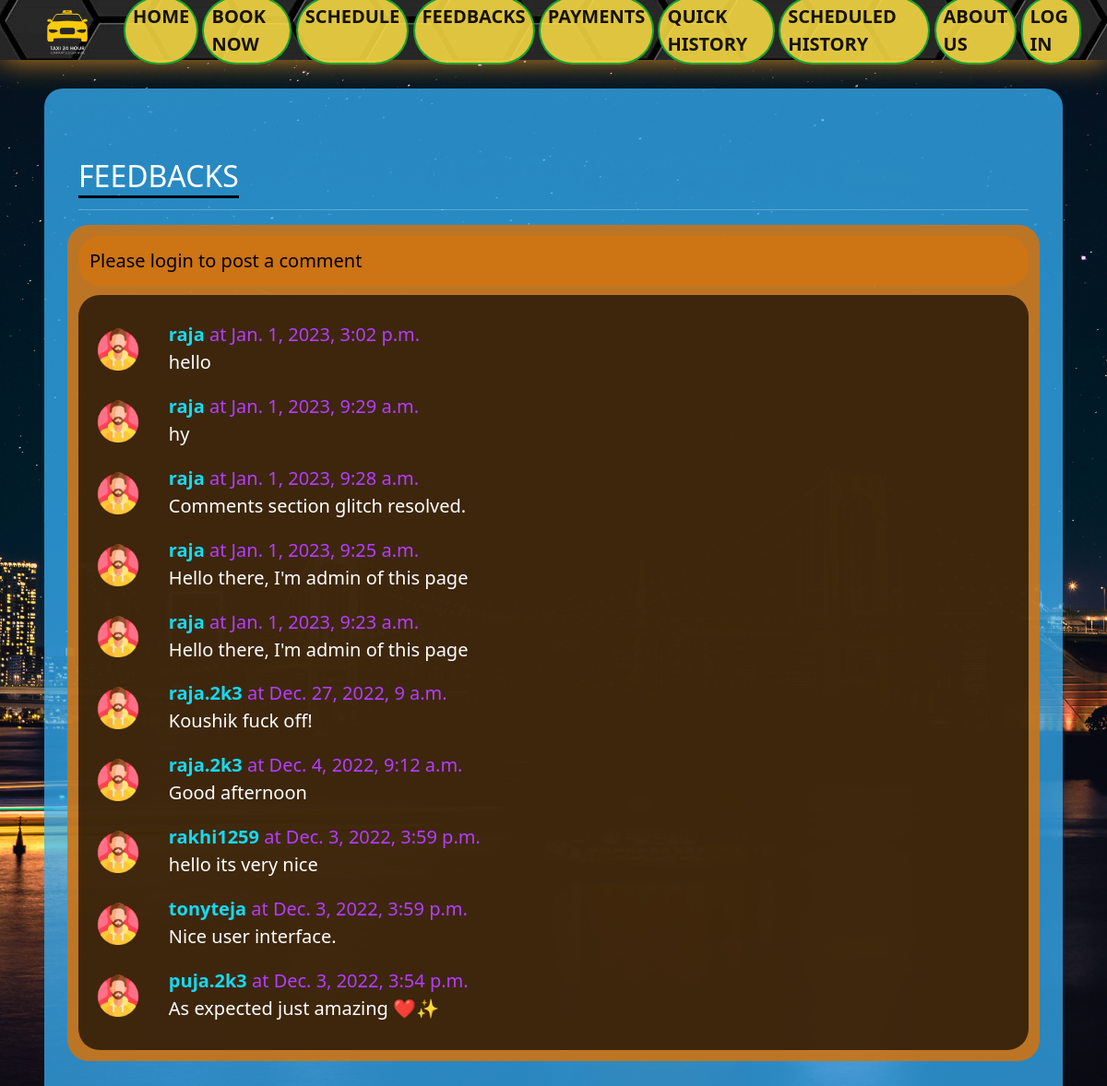
The page /feedback/ on the database its author committed.
### Rentals/models.py (models this page shows, shortened)
class FeedbackDB(models.Model):
    sno= models.AutoField(primary_key=True)
    comment=models.TextField()
    user=models.ForeignKey(User, on_delete=models.CASCADE)
    parent=models.ForeignKey('self',on_delete=models.CASCADE, null=True )
    timestamp= models.DateTimeField(default=now)

### Rentals/views.py (the view)
# urls.py: path('feedback/', views.Feedback, name = 'feedback'),
def Feedback(request):
    if request.method == "POST":
        comment=request.POST.get('comment')
        user=request.user
        comment=FeedbackDB(comment= comment, user=user)
        comment.save()
        messages.success(request, "Your comment has been posted successfully")
    comments= FeedbackDB.objects.all().order_by('sno').reverse()
    context={'comments': comments, 'user': request.user}
    return render(request,'Rentals/blog.html', context)

### Rentals/templates/Rentals/blog.html (shortened to what this page needs)
{% extends 'base.html' %}
{% block body %}
<div class="feedbackcontainer">
    <div class="container my-3">
        <h2 class="blog-post-title">FEEDBACKS</h2>
        <hr>
    </div>
    <div class="feedinfo">
        {% if user.is_authenticated %}
        <form action="" method="post">
            {% csrf_token %}
            <div class="form-group">
                <label for="exampleInputEmail1"><b>POST COMMENT</b></label>
                <input type="text" class="form-control" name="comment" placeholder="Enter comment here" required>
            </div>
            <button type="submit" class="feedbutton">Submit</button>
        </form>
    </div>
    {% else %}
    <div class="feedinfo">
        Please login to post a comment
    </div>
    {% endif %}
    <div class="feedbody">
        {% for comment in comments %}
        <div class="row my-3">
            <div class="col-md-1">
                <div class="ulogo">
                    <img class="rounded mx-auto d-block w-100 p-2" src="/static/styles/Images&Gifs/user.png" alt="user">
                </div>
            </div>
            <div class="col-md-11 ">
                <b> {{comment.user.username}} </b> <span>at {{comment.timestamp}}</span>
                <div> {{comment.comment}} </div>
            </div>
        </div>
        {% endfor %}
    </div>
    {% endblock %}

### Rentals/static/styles/homestyle.css (style rules this page uses)
* { margin: 0; padding: 0; }
html { box-sizing: border-box; scroll-behavior: smooth; }
body { font-family: 'Baloo Bhai'; margin: 0; background: url(/static/styles/Images&Gifs/rt5.jpg) no-repeat center center fixed; background-size: cover; }
.feedbackcontainer { margin-top: 8%; margin-left: 4%; width: 92%; font-size: 20px; padding: 60px 25px; background-color: rgba(55, 180, 252, 0.733); color: rgb(255, 255, 255); border-radius: 20px; }
.feedbackcontainer h2 { border-bottom: 3px solid black; display: inline; }
.feedbody { color: white; margin-top: 1%; border-radius: 23px; padding: 12px; background-color: rgba(0, 0, 0, 0.675); }
.feedbody b { color: #13daf4; }
.feedbody span { color: #b53dff; }
.feedinfo { border-radius: 23px; color: black; background-color: rgba(207, 116, 18, 0.89); padding: 12px; }

### Rentals/static/styles/about.css (style rules this page uses)
* { margin: 0; padding: 0; }
*, *:before, *:after { box-sizing: inherit; }

### rows shown on the page
FeedbackDB: user.username "raja", timestamp "Jan. 1, 2023, 3:02 p.m.", comment "hello"
FeedbackDB: user.username "raja", timestamp "Jan. 1, 2023, 9:29 a.m.", comment "hy"
FeedbackDB: user.username "raja", timestamp "Jan. 1, 2023, 9:28 a.m.", comment "Comments section glitch resolved."
FeedbackDB: user.username "raja", timestamp "Jan. 1, 2023, 9:25 a.m.", comment "Hello there, I'm admin of this page"
FeedbackDB: user.username "raja", timestamp "Jan. 1, 2023, 9:23 a.m.", comment "Hello there, I'm admin of this page"
FeedbackDB: user.username "raja.2k3", timestamp "Dec. 27, 2022, 9 a.m.", comment "Koushik fuck off!"
FeedbackDB: user.username "raja.2k3", timestamp "Dec. 4, 2022, 9:12 a.m.", comment "Good afternoon"
FeedbackDB: user.username "rakhi1259", timestamp "Dec. 3, 2022, 3:59 p.m.", comment "hello its very nice"
FeedbackDB: user.username "tonyteja", timestamp "Dec. 3, 2022, 3:59 p.m.", comment "Nice user interface."
FeedbackDB: user.username "puja.2k3", timestamp "Dec. 3, 2022, 3:54 p.m.", comment "As expected just amazing ❤️✨"
